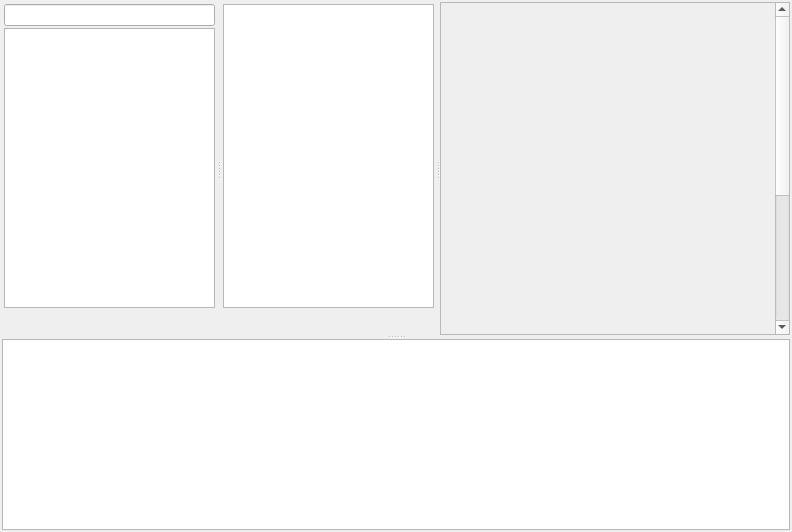
<?xml version="1.0" encoding="UTF-8"?>
<ui version="4.0">
 <class>view</class>
 <widget class="QWidget" name="view" native="true">
  <property name="windowTitle"><string>Form</string></property>
  <layout class="QGridLayout" name="gridLayout">
   <property name="leftMargin"><number>2</number></property>
   <property name="topMargin"><number>2</number></property>
   <property name="rightMargin"><number>2</number></property>
   <property name="bottomMargin"><number>2</number></property>
   <property name="spacing"><number>2</number></property>
   <item row="0" column="0" rowspan="1" colspan="1">
    <widget class="QSplitter" name="main_splitter">
     <property name="orientation"><enum>Qt::Vertical</enum></property>
     <property name="childrenCollapsible"><bool>false</bool></property>
     <widget class="QSplitter" name="editor_splitter">
      <property name="orientation"><enum>Qt::Horizontal</enum></property>
      <property name="childrenCollapsible"><bool>false</bool></property>
      <widget class="QWidget" name="formations_widget" native="true">
       <layout class="QGridLayout" name="formations_widget_layout">
        <property name="leftMargin"><number>2</number></property>
        <property name="topMargin"><number>2</number></property>
        <property name="rightMargin"><number>2</number></property>
        <property name="bottomMargin"><number>2</number></property>
        <property name="spacing"><number>2</number></property>
        <item row="0" column="0" rowspan="1" colspan="1">
         <widget class="QLineEdit" name="formations_filter_line_edit">
          <property name="clearButtonEnabled"><bool>true</bool></property>
         </widget>
        </item>
        <item row="1" column="0" rowspan="1" colspan="1">
         <widget class="QListView" name="formations_list_view">
          <property name="alternatingRowColors"><bool>true</bool></property>
          <property name="contextMenuPolicy"><enum>Qt::CustomContextMenu</enum></property>
         </widget>
        </item>
        <item row="2" column="0" rowspan="1" colspan="1">
         <widget class="QWidget" name="formations_buttons" native="true">
          <layout class="QGridLayout" name="formations_buttons_layout">
           <property name="leftMargin"><number>0</number></property>
           <property name="topMargin"><number>0</number></property>
           <property name="rightMargin"><number>0</number></property>
           <property name="bottomMargin"><number>0</number></property>
           <property name="spacing"><number>0</number></property>
           <item row="0" column="0" rowspan="1" colspan="1">
            <widget class="QToolButton" name="add_formation_button">
             <property name="autoRaise"><bool>true</bool></property>
            </widget>
           </item>
           <item row="0" column="1" rowspan="1" colspan="1">
            <widget class="QToolButton" name="clone_formation_button">
             <property name="autoRaise"><bool>true</bool></property>
            </widget>
           </item>
           <item row="0" column="2" rowspan="1" colspan="1">
            <widget class="QToolButton" name="delete_formation_button">
             <property name="autoRaise"><bool>true</bool></property>
            </widget>
           </item>
           <item row="0" column="3" rowspan="1" colspan="1">
            <spacer name="formations_buttons_spacer">
             <property name="orientation"><enum>Qt::Horizontal</enum></property>
             <property name="sizeHint" stdset="0"><size><width>0</width><height>0</height></size></property>
            </spacer>
           </item>
          </layout>
         </widget>
        </item>
       </layout>
      </widget>
      <widget class="QWidget" name="blocks_widget" native="true">
       <layout class="QGridLayout" name="blocks_widget_layout">
        <property name="leftMargin"><number>2</number></property>
        <property name="topMargin"><number>2</number></property>
        <property name="rightMargin"><number>2</number></property>
        <property name="bottomMargin"><number>2</number></property>
        <property name="spacing"><number>2</number></property>
        <item row="0" column="0" rowspan="1" colspan="1">
         <widget class="QTreeView" name="blocks_tree_view">
          <property name="alternatingRowColors"><bool>true</bool></property>
          <property name="contextMenuPolicy"><enum>Qt::CustomContextMenu</enum></property>
          <property name="selectionMode"><enum>QAbstractItemView::ExtendedSelection</enum></property>
          <property name="headerHidden"><bool>true</bool></property>
         </widget>
        </item>
        <item row="1" column="0" rowspan="1" colspan="1">
         <widget class="QWidget" name="blocks_buttons" native="true">
          <layout class="QGridLayout" name="blocks_buttons_layout">
           <property name="leftMargin"><number>0</number></property>
           <property name="topMargin"><number>0</number></property>
           <property name="rightMargin"><number>0</number></property>
           <property name="bottomMargin"><number>0</number></property>
           <property name="spacing"><number>0</number></property>
           <item row="0" column="0" rowspan="1" colspan="1">
            <widget class="QToolButton" name="add_absolute_button">
             <property name="autoRaise"><bool>true</bool></property>
            </widget>
           </item>
           <item row="0" column="1" rowspan="1" colspan="1">
            <widget class="QToolButton" name="add_relative_button">
             <property name="autoRaise"><bool>true</bool></property>
            </widget>
           </item>
           <item row="0" column="2" rowspan="1" colspan="1">
            <widget class="QToolButton" name="add_span_button">
             <property name="autoRaise"><bool>true</bool></property>
            </widget>
           </item>
           <item row="0" column="3" rowspan="1" colspan="1">
            <widget class="QToolButton" name="delete_block_button">
             <property name="autoRaise"><bool>true</bool></property>
            </widget>
           </item>
           <item row="0" column="4" rowspan="1" colspan="1">
            <widget class="QToolButton" name="delete_subtree_button">
             <property name="autoRaise"><bool>true</bool></property>
            </widget>
           </item>
           <item row="0" column="5" rowspan="1" colspan="1">
            <widget class="QToolButton" name="undo_button">
             <property name="autoRaise"><bool>true</bool></property>
            </widget>
           </item>
           <item row="0" column="6" rowspan="1" colspan="1">
            <widget class="QToolButton" name="redo_button">
             <property name="autoRaise"><bool>true</bool></property>
            </widget>
           </item>
           <item row="0" column="7" rowspan="1" colspan="1">
            <spacer name="blocks_buttons_spacer">
             <property name="orientation"><enum>Qt::Horizontal</enum></property>
             <property name="sizeHint" stdset="0"><size><width>0</width><height>0</height></size></property>
            </spacer>
           </item>
          </layout>
         </widget>
        </item>
       </layout>
      </widget>
      <widget class="QScrollArea" name="inspector_scroll_area">
       <property name="widgetResizable"><bool>true</bool></property>
       <property name="minimumSize"><size><width>350</width><height>0</height></size></property>
       <widget class="QStackedWidget" name="inspector_stack">
        <widget class="QWidget" name="empty_page" native="true">
         <layout class="QGridLayout" name="empty_page_layout">
          <property name="leftMargin"><number>0</number></property>
          <property name="topMargin"><number>0</number></property>
          <property name="rightMargin"><number>0</number></property>
          <property name="bottomMargin"><number>0</number></property>
          <property name="spacing"><number>0</number></property>
          <item row="0" column="0" rowspan="1" colspan="1">
           <spacer name="empty_page_spacer">
            <property name="orientation"><enum>Qt::Vertical</enum></property>
            <property name="sizeHint" stdset="0"><size><width>0</width><height>0</height></size></property>
           </spacer>
          </item>
         </layout>
        </widget>
        <widget class="QWidget" name="formation_page" native="true">
         <layout class="QGridLayout" name="formation_page_layout">
          <property name="leftMargin"><number>0</number></property>
          <property name="topMargin"><number>0</number></property>
          <property name="rightMargin"><number>0</number></property>
          <property name="bottomMargin"><number>0</number></property>
          <property name="spacing"><number>0</number></property>
          <item row="0" column="0" rowspan="1" colspan="1">
           <widget class="QGroupBox" name="formation_groupbox">
            <property name="title"><string>GroupBox</string></property>
            <layout class="QGridLayout" name="formation_groupbox_layout">
             <property name="leftMargin"><number>2</number></property>
             <property name="topMargin"><number>2</number></property>
             <property name="rightMargin"><number>2</number></property>
             <property name="bottomMargin"><number>2</number></property>
             <property name="spacing"><number>2</number></property>
             <item row="0" column="0" rowspan="1" colspan="1">
              <widget class="QLabel" name="name_label">
               <property name="text"><string>TextLabel</string></property>
              </widget>
             </item>
             <item row="0" column="1" rowspan="1" colspan="1">
              <widget class="QLineEdit" name="name_line_edit">
              </widget>
             </item>
             <item row="1" column="0" rowspan="1" colspan="1">
              <widget class="QLabel" name="ai_priority_label">
               <property name="text"><string>TextLabel</string></property>
              </widget>
             </item>
             <item row="1" column="1" rowspan="1" colspan="1">
              <widget class="QDoubleSpinBox" name="ai_priority_spinbox">
               <property name="keyboardTracking"><bool>false</bool></property>
               <property name="decimals"><number>2</number></property>
               <property name="minimum"><double>-100000.000000000000000</double></property>
               <property name="maximum"><double>100000.000000000000000</double></property>
              </widget>
             </item>
             <item row="2" column="0" rowspan="1" colspan="1">
              <widget class="QLabel" name="uk_2_label">
               <property name="text"><string>TextLabel</string></property>
              </widget>
             </item>
             <item row="2" column="1" rowspan="1" colspan="1">
              <widget class="QSpinBox" name="uk_2_spinbox">
               <property name="keyboardTracking"><bool>false</bool></property>
               <property name="minimum"><number>0</number></property>
               <property name="maximum"><number>2147483647</number></property>
              </widget>
             </item>
            </layout>
           </widget>
          </item>
          <item row="1" column="0" rowspan="1" colspan="1">
           <widget class="QGroupBox" name="ai_purpose_groupbox">
            <property name="title"><string>GroupBox</string></property>
            <layout class="QGridLayout" name="ai_purpose_groupbox_layout">
             <property name="leftMargin"><number>2</number></property>
             <property name="topMargin"><number>2</number></property>
             <property name="rightMargin"><number>2</number></property>
             <property name="bottomMargin"><number>2</number></property>
             <property name="spacing"><number>2</number></property>
             <item row="0" column="0" rowspan="1" colspan="1">
              <widget class="QListView" name="ai_purpose_list_view">
               <property name="alternatingRowColors"><bool>true</bool></property>
              </widget>
             </item>
            </layout>
           </widget>
          </item>
          <item row="2" column="0" rowspan="1" colspan="1">
           <widget class="QGroupBox" name="min_unit_category_groupbox">
            <property name="title"><string>GroupBox</string></property>
            <layout class="QGridLayout" name="min_unit_category_groupbox_layout">
             <property name="leftMargin"><number>2</number></property>
             <property name="topMargin"><number>2</number></property>
             <property name="rightMargin"><number>2</number></property>
             <property name="bottomMargin"><number>2</number></property>
             <property name="spacing"><number>2</number></property>
             <item row="0" column="0" rowspan="1" colspan="1">
              <widget class="QTableView" name="min_unit_category_table_view">
               <property name="alternatingRowColors"><bool>true</bool></property>
              </widget>
             </item>
             <item row="1" column="0" rowspan="1" colspan="1">
              <widget class="QWidget" name="min_unit_category_groupbox_buttons" native="true">
               <layout class="QGridLayout" name="min_unit_category_groupbox_buttons_layout">
                <property name="leftMargin"><number>0</number></property>
                <property name="topMargin"><number>0</number></property>
                <property name="rightMargin"><number>0</number></property>
                <property name="bottomMargin"><number>0</number></property>
                <property name="spacing"><number>0</number></property>
                <item row="0" column="0" rowspan="1" colspan="1">
                 <widget class="QToolButton" name="add_min_unit_category_button">
                  <property name="autoRaise"><bool>true</bool></property>
                 </widget>
                </item>
                <item row="0" column="1" rowspan="1" colspan="1">
                 <widget class="QToolButton" name="remove_min_unit_category_button">
                  <property name="autoRaise"><bool>true</bool></property>
                 </widget>
                </item>
                <item row="0" column="2" rowspan="1" colspan="1">
                 <spacer name="min_unit_category_groupbox_buttons_spacer">
                  <property name="orientation"><enum>Qt::Horizontal</enum></property>
                  <property name="sizeHint" stdset="0"><size><width>0</width><height>0</height></size></property>
                 </spacer>
                </item>
               </layout>
              </widget>
             </item>
            </layout>
           </widget>
          </item>
          <item row="3" column="0" rowspan="1" colspan="1">
           <widget class="QGroupBox" name="subcultures_groupbox">
            <property name="title"><string>GroupBox</string></property>
            <layout class="QGridLayout" name="subcultures_groupbox_layout">
             <property name="leftMargin"><number>2</number></property>
             <property name="topMargin"><number>2</number></property>
             <property name="rightMargin"><number>2</number></property>
             <property name="bottomMargin"><number>2</number></property>
             <property name="spacing"><number>2</number></property>
             <item row="0" column="0" rowspan="1" colspan="1">
              <widget class="QListView" name="subcultures_list_view">
               <property name="alternatingRowColors"><bool>true</bool></property>
              </widget>
             </item>
             <item row="1" column="0" rowspan="1" colspan="1">
              <widget class="QWidget" name="subcultures_groupbox_buttons" native="true">
               <layout class="QGridLayout" name="subcultures_groupbox_buttons_layout">
                <property name="leftMargin"><number>0</number></property>
                <property name="topMargin"><number>0</number></property>
                <property name="rightMargin"><number>0</number></property>
                <property name="bottomMargin"><number>0</number></property>
                <property name="spacing"><number>0</number></property>
                <item row="0" column="0" rowspan="1" colspan="1">
                 <widget class="QToolButton" name="add_subculture_button">
                  <property name="autoRaise"><bool>true</bool></property>
                 </widget>
                </item>
                <item row="0" column="1" rowspan="1" colspan="1">
                 <widget class="QToolButton" name="remove_subculture_button">
                  <property name="autoRaise"><bool>true</bool></property>
                 </widget>
                </item>
                <item row="0" column="2" rowspan="1" colspan="1">
                 <spacer name="subcultures_groupbox_buttons_spacer">
                  <property name="orientation"><enum>Qt::Horizontal</enum></property>
                  <property name="sizeHint" stdset="0"><size><width>0</width><height>0</height></size></property>
                 </spacer>
                </item>
               </layout>
              </widget>
             </item>
            </layout>
           </widget>
          </item>
          <item row="4" column="0" rowspan="1" colspan="1">
           <widget class="QGroupBox" name="factions_groupbox">
            <property name="title"><string>GroupBox</string></property>
            <layout class="QGridLayout" name="factions_groupbox_layout">
             <property name="leftMargin"><number>2</number></property>
             <property name="topMargin"><number>2</number></property>
             <property name="rightMargin"><number>2</number></property>
             <property name="bottomMargin"><number>2</number></property>
             <property name="spacing"><number>2</number></property>
             <item row="0" column="0" rowspan="1" colspan="1">
              <widget class="QListView" name="factions_list_view">
               <property name="alternatingRowColors"><bool>true</bool></property>
              </widget>
             </item>
             <item row="1" column="0" rowspan="1" colspan="1">
              <widget class="QWidget" name="factions_groupbox_buttons" native="true">
               <layout class="QGridLayout" name="factions_groupbox_buttons_layout">
                <property name="leftMargin"><number>0</number></property>
                <property name="topMargin"><number>0</number></property>
                <property name="rightMargin"><number>0</number></property>
                <property name="bottomMargin"><number>0</number></property>
                <property name="spacing"><number>0</number></property>
                <item row="0" column="0" rowspan="1" colspan="1">
                 <widget class="QToolButton" name="add_faction_button">
                  <property name="autoRaise"><bool>true</bool></property>
                 </widget>
                </item>
                <item row="0" column="1" rowspan="1" colspan="1">
                 <widget class="QToolButton" name="remove_faction_button">
                  <property name="autoRaise"><bool>true</bool></property>
                 </widget>
                </item>
                <item row="0" column="2" rowspan="1" colspan="1">
                 <spacer name="factions_groupbox_buttons_spacer">
                  <property name="orientation"><enum>Qt::Horizontal</enum></property>
                  <property name="sizeHint" stdset="0"><size><width>0</width><height>0</height></size></property>
                 </spacer>
                </item>
               </layout>
              </widget>
             </item>
            </layout>
           </widget>
          </item>
         </layout>
        </widget>
        <widget class="QWidget" name="container_page" native="true">
         <layout class="QGridLayout" name="container_page_layout">
          <property name="leftMargin"><number>0</number></property>
          <property name="topMargin"><number>0</number></property>
          <property name="rightMargin"><number>0</number></property>
          <property name="bottomMargin"><number>0</number></property>
          <property name="spacing"><number>0</number></property>
          <item row="0" column="0" rowspan="1" colspan="1">
           <widget class="QGroupBox" name="container_groupbox">
            <property name="title"><string>GroupBox</string></property>
            <layout class="QGridLayout" name="container_groupbox_layout">
             <property name="leftMargin"><number>2</number></property>
             <property name="topMargin"><number>2</number></property>
             <property name="rightMargin"><number>2</number></property>
             <property name="bottomMargin"><number>2</number></property>
             <property name="spacing"><number>2</number></property>
             <item row="0" column="0" rowspan="1" colspan="1">
              <widget class="QLabel" name="parent_label">
               <property name="text"><string>TextLabel</string></property>
              </widget>
             </item>
             <item row="0" column="1" rowspan="1" colspan="1">
              <widget class="QComboBox" name="parent_combobox">
              </widget>
             </item>
             <item row="1" column="0" rowspan="1" colspan="1">
              <widget class="QLabel" name="position_x_label">
               <property name="text"><string>TextLabel</string></property>
              </widget>
             </item>
             <item row="1" column="1" rowspan="1" colspan="1">
              <widget class="QDoubleSpinBox" name="position_x_spinbox">
               <property name="keyboardTracking"><bool>false</bool></property>
               <property name="decimals"><number>2</number></property>
               <property name="minimum"><double>-100000.000000000000000</double></property>
               <property name="maximum"><double>100000.000000000000000</double></property>
              </widget>
             </item>
             <item row="2" column="0" rowspan="1" colspan="1">
              <widget class="QLabel" name="position_y_label">
               <property name="text"><string>TextLabel</string></property>
              </widget>
             </item>
             <item row="2" column="1" rowspan="1" colspan="1">
              <widget class="QDoubleSpinBox" name="position_y_spinbox">
               <property name="keyboardTracking"><bool>false</bool></property>
               <property name="decimals"><number>2</number></property>
               <property name="minimum"><double>-100000.000000000000000</double></property>
               <property name="maximum"><double>100000.000000000000000</double></property>
              </widget>
             </item>
             <item row="3" column="0" rowspan="1" colspan="1">
              <widget class="QLabel" name="block_priority_label">
               <property name="text"><string>TextLabel</string></property>
              </widget>
             </item>
             <item row="3" column="1" rowspan="1" colspan="1">
              <widget class="QDoubleSpinBox" name="block_priority_spinbox">
               <property name="keyboardTracking"><bool>false</bool></property>
               <property name="decimals"><number>2</number></property>
               <property name="minimum"><double>-100000.000000000000000</double></property>
               <property name="maximum"><double>100000.000000000000000</double></property>
              </widget>
             </item>
             <item row="4" column="0" rowspan="1" colspan="1">
              <widget class="QLabel" name="arrangement_label">
               <property name="text"><string>TextLabel</string></property>
              </widget>
             </item>
             <item row="4" column="1" rowspan="1" colspan="1">
              <widget class="QComboBox" name="arrangement_combobox">
              </widget>
             </item>
             <item row="5" column="0" rowspan="1" colspan="1">
              <widget class="QLabel" name="spacing_label">
               <property name="text"><string>TextLabel</string></property>
              </widget>
             </item>
             <item row="5" column="1" rowspan="1" colspan="1">
              <widget class="QDoubleSpinBox" name="spacing_spinbox">
               <property name="keyboardTracking"><bool>false</bool></property>
               <property name="decimals"><number>2</number></property>
               <property name="minimum"><double>-100000.000000000000000</double></property>
               <property name="maximum"><double>100000.000000000000000</double></property>
              </widget>
             </item>
             <item row="6" column="0" rowspan="1" colspan="1">
              <widget class="QLabel" name="crescent_y_offset_label">
               <property name="text"><string>TextLabel</string></property>
              </widget>
             </item>
             <item row="6" column="1" rowspan="1" colspan="1">
              <widget class="QDoubleSpinBox" name="crescent_y_offset_spinbox">
               <property name="keyboardTracking"><bool>false</bool></property>
               <property name="decimals"><number>2</number></property>
               <property name="minimum"><double>-100000.000000000000000</double></property>
               <property name="maximum"><double>100000.000000000000000</double></property>
              </widget>
             </item>
             <item row="7" column="0" rowspan="1" colspan="1">
              <widget class="QLabel" name="minimum_threshold_label">
               <property name="text"><string>TextLabel</string></property>
              </widget>
             </item>
             <item row="7" column="1" rowspan="1" colspan="1">
              <widget class="QSpinBox" name="minimum_threshold_spinbox">
               <property name="keyboardTracking"><bool>false</bool></property>
               <property name="minimum"><number>0</number></property>
               <property name="maximum"><number>10000</number></property>
              </widget>
             </item>
             <item row="8" column="0" rowspan="1" colspan="1">
              <widget class="QLabel" name="maximum_threshold_label">
               <property name="text"><string>TextLabel</string></property>
              </widget>
             </item>
             <item row="8" column="1" rowspan="1" colspan="1">
              <widget class="QSpinBox" name="maximum_threshold_spinbox">
               <property name="keyboardTracking"><bool>false</bool></property>
               <property name="minimum"><number>-1</number></property>
               <property name="maximum"><number>10000</number></property>
              </widget>
             </item>
            </layout>
           </widget>
          </item>
          <item row="1" column="0" rowspan="1" colspan="1">
           <widget class="QGroupBox" name="entity_preferences_groupbox">
            <property name="title"><string>GroupBox</string></property>
            <layout class="QGridLayout" name="entity_preferences_groupbox_layout">
             <property name="leftMargin"><number>2</number></property>
             <property name="topMargin"><number>2</number></property>
             <property name="rightMargin"><number>2</number></property>
             <property name="bottomMargin"><number>2</number></property>
             <property name="spacing"><number>2</number></property>
             <item row="0" column="0" rowspan="1" colspan="1">
              <widget class="QTableView" name="entity_preferences_table_view">
               <property name="alternatingRowColors"><bool>true</bool></property>
              </widget>
             </item>
             <item row="1" column="0" rowspan="1" colspan="1">
              <widget class="QWidget" name="entity_preferences_groupbox_buttons" native="true">
               <layout class="QGridLayout" name="entity_preferences_groupbox_buttons_layout">
                <property name="leftMargin"><number>0</number></property>
                <property name="topMargin"><number>0</number></property>
                <property name="rightMargin"><number>0</number></property>
                <property name="bottomMargin"><number>0</number></property>
                <property name="spacing"><number>0</number></property>
                <item row="0" column="0" rowspan="1" colspan="1">
                 <widget class="QToolButton" name="add_entity_preference_button">
                  <property name="autoRaise"><bool>true</bool></property>
                 </widget>
                </item>
                <item row="0" column="1" rowspan="1" colspan="1">
                 <widget class="QToolButton" name="remove_entity_preference_button">
                  <property name="autoRaise"><bool>true</bool></property>
                 </widget>
                </item>
                <item row="0" column="2" rowspan="1" colspan="1">
                 <spacer name="entity_preferences_groupbox_buttons_spacer">
                  <property name="orientation"><enum>Qt::Horizontal</enum></property>
                  <property name="sizeHint" stdset="0"><size><width>0</width><height>0</height></size></property>
                 </spacer>
                </item>
               </layout>
              </widget>
             </item>
            </layout>
           </widget>
          </item>
         </layout>
        </widget>
        <widget class="QWidget" name="span_page" native="true">
         <layout class="QGridLayout" name="span_page_layout">
          <property name="leftMargin"><number>0</number></property>
          <property name="topMargin"><number>0</number></property>
          <property name="rightMargin"><number>0</number></property>
          <property name="bottomMargin"><number>0</number></property>
          <property name="spacing"><number>0</number></property>
          <item row="0" column="0" rowspan="1" colspan="1">
           <widget class="QGroupBox" name="span_groupbox">
            <property name="title"><string>GroupBox</string></property>
            <layout class="QGridLayout" name="span_groupbox_layout">
             <property name="leftMargin"><number>2</number></property>
             <property name="topMargin"><number>2</number></property>
             <property name="rightMargin"><number>2</number></property>
             <property name="bottomMargin"><number>2</number></property>
             <property name="spacing"><number>2</number></property>
             <item row="0" column="0" rowspan="1" colspan="1">
              <widget class="QListView" name="span_members_list_view">
               <property name="alternatingRowColors"><bool>true</bool></property>
              </widget>
             </item>
            </layout>
           </widget>
          </item>
          <item row="1" column="0" rowspan="1" colspan="1">
           <spacer name="span_page_spacer">
            <property name="orientation"><enum>Qt::Vertical</enum></property>
            <property name="sizeHint" stdset="0"><size><width>0</width><height>0</height></size></property>
           </spacer>
          </item>
         </layout>
        </widget>
       </widget>
      </widget>
     </widget>
     <widget class="QListView" name="issues_list_view">
      <property name="alternatingRowColors"><bool>true</bool></property>
     </widget>
    </widget>
   </item>
  </layout>
 </widget>
 <resources/>
 <connections/>
</ui>
